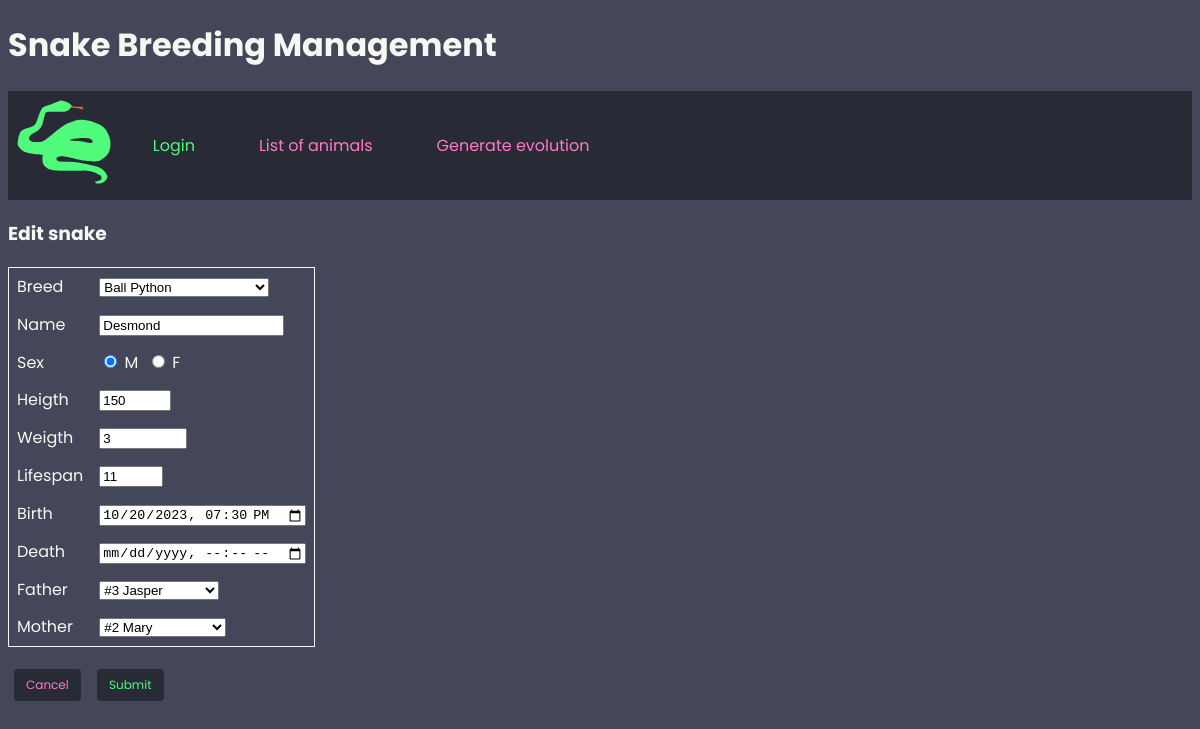
The app's page /index.php?page=edit_animal&choice=edit&id=1 (signed in) with its own data.
### tables this page shows
CREATE TABLE animal (
    id_animal INT UNSIGNED NOT NULL AUTO_INCREMENT PRIMARY KEY,
    id_breed INT DEFAULT NULL,
    animal_name VARCHAR(30) DEFAULT NULL,
    animal_sex CHAR(1) DEFAULT NULL,
    animal_heigth DECIMAL DEFAULT NULL,
    animal_weight DECIMAL DEFAULT NULL,
    animal_lifespan DECIMAL DEFAULT NULL,
    birth_timestamp TIMESTAMP DEFAULT 0,
    death_timestamp TIMESTAMP DEFAULT 0,
    id_father INT DEFAULT 0,
    id_mother INT DEFAULT 0
);

CREATE TABLE breed (
    id_breed INT UNSIGNED NOT NULL AUTO_INCREMENT PRIMARY KEY,
    breed_name VARCHAR(50) DEFAULT NULL,
    id_animal_specie INT DEFAULT NULL,
    min_avg_lifespan INT DEFAULT NULL,
    max_avg_lifespan INT DEFAULT NULL,
    min_avg_heigth DECIMAL DEFAULT NULL,
    max_avg_heigth DECIMAL DEFAULT NULL,
    min_avg_weight DECIMAL DEFAULT NULL,
    max_avg_weight DECIMAL DEFAULT NULL
);

### classes/dbconnect.class.php (called while the page is built, shortened)
<?php
class dbConnect {
    private $connect;
    public function __construct($h='localhost', $db='breedingManagement', $u='mariadb', $pw='mariadb*1') {
        $this->connect = new PDO("mysql:host=".$h.";dbname=".$db, $u, $pw);
        $this->connect->setAttribute(PDO::ATTR_ERRMODE, PDO::ERRMODE_EXCEPTION);
    }
    public function sendQuery($query, $fetch_type="both") {
        $startquery = explode(' ', trim($query));
        if ($startquery[0] == 'SELECT' || $startquery[0] == 'INSERT' || $startquery[0] == 'UPDATE' || $startquery[0] == 'DELETE') {
            $result = $this->connect->query($query);
            if ($startquery[0] == 'SELECT') {
                if ($fetch_type == "num") {
                    $result = $result->fetchAll(PDO::FETCH_ASSOC);
                } else {
                    $result = $result->fetchAll();
                }
            }
            return $result;
        } else {
            return FALSE;
        }
    }
}
?>

### classes/animal.class.php (called while the page is built, shortened)
<?php
class Animal {
    private $table = "animal";
    private $id;
    public function __construct($id='') {
        $this->id = $id;
    }
    public function getAnimalBreeds() {
        $db_connect = new dbConnect();
        return $db_connect->sendQuery("SELECT id_breed, breed_name FROM `breed`");
    }
    public function getAllAnimalNames($sex) {
        $db_connect = new dbConnect();
        return $db_connect->sendQuery("SELECT id_animal, animal_name FROM `".$this->table."` WHERE `animal_sex` ='".$sex."' AND id_animal != '".$this->id."'");
    }
    public function getAnimalData() {
        $db_connect = new dbConnect();
        return $db_connect->sendQuery("SELECT * FROM `".$this->table."` WHERE `id_".$this->table."` = ".$this->id)[0];
    }
}
?>

### pages/edit_animal.php (the view, shortened to what this page needs)
<?php
$choice = $_GET['choice'];
if (isset($_SESSION['open']) && $_SESSION['open'] > 0 && isset($choice)) {
    if ($choice == 'new') {
        $animal = new Animal();
        $title_display = "Create";
        $animal_values = array(
            'id_breed' => '',
            'animal_name' => '',
            'animal_sex' => '',
            'animal_heigth' => '',
            'animal_weight' => '',
            'animal_lifespan' => '',
            'birth_timestamp' => '',
            'death_timestamp' => '',
            'id_father' => '',
            'id_mother' => ''
        );
    } else {
        $id = $_GET['id'];
        $animal = new Animal($id);
        $title_display = "Edit";
        $animal_values = $animal->getAnimalData();
    }
} else {
    header("Location: index.php?page=login");
}
?>
<h3><?php echo $title_display." ".$_SESSION['animal_specie'] ?></h3>
    <form class="userform" method="POST" action="">
        <table class="formtable"><p>
            <tr>
                <td>Breed</td>
                <td>
                    <select name="id_breed">
                    <?php
                    $breeds = $animal->getAnimalBreeds();
                    foreach ($breeds as $breed) {
                        echo '<option ';
                        if ($breed['id_breed'] == $animal_values['id_breed']) {
                            echo ' selected="selected" ';
                        }
                        echo 'value="'.$breed['id_breed'].'">'.$breed['breed_name'].'</option>';
                    }
                    ?>
                    </select>
                </td>
            </tr>
            <tr>
                <td>Name</td>
                <td>
                    <input type=text name="animal_name" value="<?php echo $animal_values['animal_name'] ?>">
                </td>
            </tr>
            <tr>
                <td>Sex</td>
                <td>
                        <?php
                        foreach (['M', 'F'] as $sex) {
                            echo '<div=><input type="radio" id="'.$sex.'" name="animal_sex" value="'.$sex.'"';
                            if ($sex == $animal_values['animal_sex']) {
                                echo ' checked';
                            }
                            echo '>&nbsp;<label for="'.$sex.'">'.$sex.'</label></div>&nbsp;&nbsp;';
                        }
                        ?>
            <tr>
                <td>Heigth</td>
                <td>
                    <input type=number step="1" min="1" max="1400" name="animal_heigth" value="<?php echo $animal_values['animal_heigth'] ?>">
                </td>
            </tr>
            <tr>
                <td>Weigth</td>
                <td>
                    <input type=number step="1" min="1" max="200000" name="animal_weight" value="<?php echo $animal_values['animal_weight'] ?>">
                </td>
            </tr>
            <tr>
                <td>Lifespan</td>
                <td>
                    <input type=number step="1" min="1" max="300" name="animal_lifespan" value="<?php echo $animal_values['animal_lifespan'] ?>">
                </td>
            </tr>
            <tr>
                <td>Birth</td>
                <td>
                    <input type=datetime-local name="birth_timestamp" value="<?php echo $animal_values['birth_timestamp'] ?>">
                </td>
            </tr>
            <tr>
                <td>Death</td>
                <td>
                    <input type=datetime-local name="death_timestamp" value="<?php echo $animal_values['death_timestamp'] ?>">
                </td>
            </tr>
            <tr>
                <td>Father</td>
                <td>
                    <select name="id_father">
                        <?php
                        $males = $animal->getAllAnimalNames('M');
                        foreach ($males as $male) {
                            echo '<option ';
                            if ($male['id_animal'] == $animal_values['id_father']) {
                                echo ' selected="selected" ';
                            }
                            echo 'value="'.$male['id_animal'].'">#'.$male['id_animal'].' '.$male['animal_name'].'</option>';
                        }
                        ?>
                    </select>
                </td>
            </tr>
            <tr>
                <td>Mother</td>
                <td>
                <select name="id_mother">
                    <?php
                    $females = $animal->getAllAnimalNames('F');
                    foreach ($females as $female) {
                        echo '<option ';
                        if ($female['id_animal'] == $animal_values['id_mother']) {
                            echo ' selected="selected" ';
                        }
                        echo 'value="'.$female['id_animal'].'">#'.$female['id_animal'].' '.$female['animal_name'].'</option>';
                    }
                    ?>
                    </select>
                </td>
            </tr>
            <input class="button redbutton" type="button" onclick="window.location.href='index.php?page=animal_list'" value="Cancel">
            <input class="button" type="submit" name="form_submit" value="Submit">

### style.css (style rules this page uses)
body { font-family: 'Poppins', sans-serif; background-color: #44475a; color: #f8f8f2; }
table, th, td { border: 1px solid #f8f8f2; border-collapse: collapse; }
th, td { padding-left: 1em; padding-right: 1em; text-align: left; }
.button { background-color: #282a36; color: #50fa7b; text-align: center; text-decoration: none; border: none; border-radius: 4px; padding: 0.6em 1em 0.6em 1em; font-family: 'Poppins', sans-serif; font-size: 0.75em; margin : 0.5em; }
.redbutton { color: #ff79c6; }
.formtable table, .formtable td, .formtable th, .formtable tr { border: none; padding: 0.4em 0.5em 0.4em 0.5em; }

### records on screen
animal: id_breed "Ball Python", animal_name "Desmond", animal_sex "☑ M", animal_sex "☐ F", animal_heigth "150", animal_weight "3", animal_lifespan "11", birth_timestamp "10/20/2023 19:30", id_father "#3 Jasper", id_mother "#2 Mary"

### other values on screen
$_SESSION['animal_specie'] "Snake"
$title_display "Edit"
$_SESSION['animal_specie'] "snake"
$sex "M"
$sex "F"
